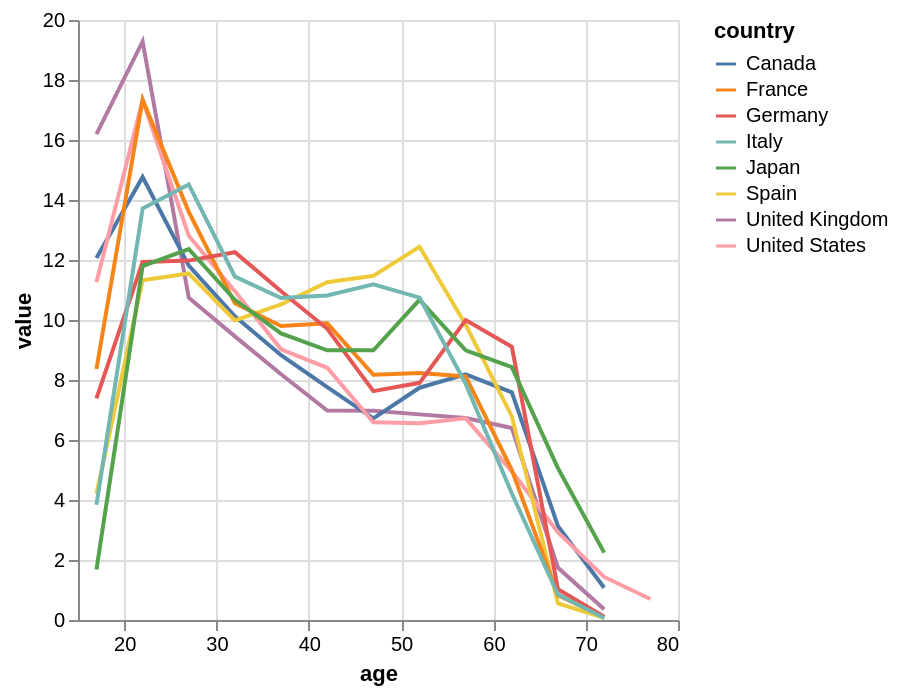

The Vega-Lite source for this figure:
### Vega-Lite specification from a JSON file in a GitHub repository (floating-point values rounded to 4 significant figures)
{"config": {"view": {"continuousWidth": 300, "continuousHeight": 300}}, "data": {"name": "data-4c8f3b306d6c8b8c0670cb474fe54081"}, "mark": {"type": "line"}, "encoding": {"color": {"field": "country", "type": "nominal"}, "x": {"field": "age", "type": "quantitative"}, "y": {"field": "value", "scale": {"zero": false}, "type": "quantitative"}}, "$schema": "https://vega.github.io/schema/vega-lite/v5.16.3.json", "datasets": {"data-4c8f3b306d6c8b8c0670cb474fe54081": [{"iso3": "GBR", "country": "United Kingdom", "series": "Unemployment", "value": 6.398, "age": 62.0}, {"iso3": "CAN", "country": "Canada", "series": "Unemployment", "value": 7.743, "age": 52.0}, {"iso3": "GBR", "country": "United Kingdom", "series": "Unemployment", "value": 8.191, "age": 37.0}, {"iso3": "USA", "country": "United States", "series": "Unemployment", "value": 6.722, "age": 57.0}, {"iso3": "ESP", "country": "Spain", "series": "Unemployment", "value": 6.788, "age": 62.0}, {"iso3": "USA", "country": "United States", "series": "Unemployment", "value": 1.435, "age": 72.0}, {"iso3": "FRA", "country": "France", "series": "Unemployment", "value": 17.34, "age": 22.0}, {"iso3": "DEU", "country": "Germany", "series": "Unemployment", "value": 11.98, "age": 27.0}, {"iso3": "ESP", "country": "Spain", "series": "Unemployment", "value": 10.52, "age": 37.0}, {"iso3": "JPN", "country": "Japan", "series": "Unemployment", "value": 10.67, "age": 32.0}, {"iso3": "USA", "country": "United States", "series": "Unemployment", "value": 2.919, "age": 67.0}, {"iso3": "ESP", "country": "Spain", "series": "Unemployment", "value": 11.47, "age": 47.0}, {"iso3": "USA", "country": "United States", "series": "Unemployment", "value": 11.26, "age": 17.0}, {"iso3": "DEU", "country": "Germany", "series": "Unemployment", "value": 12.26, "age": 32.0}, {"iso3": "DEU", "country": "Germany", "series": "Unemployment", "value": 11.94, "age": 22.0}, {"iso3": "ITA", "country": "Italy", "series": "Unemployment", "value": 0.064, "age": 72.0}, {"iso3": "FRA", "country": "France", "series": "Unemployment", "value": 10.56, "age": 32.0}, {"iso3": "DEU", "country": "Germany", "series": "Unemployment", "value": 7.384, "age": 17.0}, {"iso3": "CAN", "country": "Canada", "series": "Unemployment", "value": 12.07, "age": 17.0}, {"iso3": "CAN", "country": "Canada", "series": "Unemployment", "value": 3.128, "age": 67.0}, {"iso3": "ITA", "country": "Italy", "series": "Unemployment", "value": 10.74, "age": 52.0}, {"iso3": "GBR", "country": "United Kingdom", "series": "Unemployment", "value": 10.74, "age": 27.0}, {"iso3": "ITA", "country": "Italy", "series": "Unemployment", "value": 7.869, "age": 57.0}, {"iso3": "ITA", "country": "Italy", "series": "Unemployment", "value": 13.71, "age": 22.0}, {"iso3": "DEU", "country": "Germany", "series": "Unemployment", "value": 9.108, "age": 62.0}, {"iso3": "JPN", "country": "Japan", "series": "Unemployment", "value": 8.427, "age": 62.0}, {"iso3": "DEU", "country": "Germany", "series": "Unemployment", "value": 10.96, "age": 37.0}, {"iso3": "CAN", "country": "Canada", "series": "Unemployment", "value": 6.721, "age": 47.0}, {"iso3": "FRA", "country": "France", "series": "Unemployment", "value": 8.174, "age": 47.0}, {"iso3": "ITA", "country": "Italy", "series": "Unemployment", "value": 14.52, "age": 27.0}, {"iso3": "DEU", "country": "Germany", "series": "Unemployment", "value": 0.111, "age": 72.0}, {"iso3": "DEU", "country": "Germany", "series": "Unemployment", "value": 7.906, "age": 52.0}, {"iso3": "FRA", "country": "France", "series": "Unemployment", "value": 0.091, "age": 72.0}, {"iso3": "USA", "country": "United States", "series": "Unemployment", "value": 17.33, "age": 22.0}, {"iso3": "USA", "country": "United States", "series": "Unemployment", "value": 10.96, "age": 32.0}, {"iso3": "GBR", "country": "United Kingdom", "series": "Unemployment", "value": 6.974, "age": 47.0}, {"iso3": "ITA", "country": "Italy", "series": "Unemployment", "value": 3.843, "age": 17.0}, {"iso3": "GBR", "country": "United Kingdom", "series": "Unemployment", "value": 6.854, "age": 52.0}, {"iso3": "ESP", "country": "Spain", "series": "Unemployment", "value": 0.07, "age": 72.0}, {"iso3": "CAN", "country": "Canada", "series": "Unemployment", "value": 1.076, "age": 72.0}, {"iso3": "GBR", "country": "United Kingdom", "series": "Unemployment", "value": 6.731, "age": 57.0}, {"iso3": "ITA", "country": "Italy", "series": "Unemployment", "value": 10.73, "age": 37.0}, {"iso3": "FRA", "country": "France", "series": "Unemployment", "value": 13.61, "age": 27.0}, {"iso3": "CAN", "country": "Canada", "series": "Unemployment", "value": 7.761, "age": 42.0}, {"iso3": "ESP", "country": "Spain", "series": "Unemployment", "value": 4.203, "age": 17.0}, {"iso3": "ESP", "country": "Spain", "series": "Unemployment", "value": 0.551, "age": 67.0}, {"iso3": "ITA", "country": "Italy", "series": "Unemployment", "value": 0.85, "age": 67.0}, {"iso3": "USA", "country": "United States", "series": "Unemployment", "value": 9.024, "age": 37.0}, {"iso3": "USA", "country": "United States", "series": "Unemployment", "value": 4.954, "age": 62.0}, {"iso3": "ITA", "country": "Italy", "series": "Unemployment", "value": 11.44, "age": 32.0}, {"iso3": "USA", "country": "United States", "series": "Unemployment", "value": 6.589, "age": 47.0}, {"iso3": "ESP", "country": "Spain", "series": "Unemployment", "value": 11.55, "age": 27.0}, {"iso3": "ESP", "country": "Spain", "series": "Unemployment", "value": 9.842, "age": 57.0}, {"iso3": "USA", "country": "United States", "series": "Unemployment", "value": 6.555, "age": 52.0}, {"iso3": "FRA", "country": "France", "series": "Unemployment", "value": 9.888, "age": 42.0}, {"iso3": "JPN", "country": "Japan", "series": "Unemployment", "value": 10.67, "age": 52.0}, {"iso3": "ESP", "country": "Spain", "series": "Unemployment", "value": 11.26, "age": 42.0}, {"iso3": "DEU", "country": "Germany", "series": "Unemployment", "value": 9.998, "age": 57.0}, {"iso3": "JPN", "country": "Japan", "series": "Unemployment", "value": 11.8, "age": 22.0}, {"iso3": "FRA", "country": "France", "series": "Unemployment", "value": 0.827, "age": 67.0}, {"iso3": "ITA", "country": "Italy", "series": "Unemployment", "value": 11.19, "age": 47.0}, {"iso3": "JPN", "country": "Japan", "series": "Unemployment", "value": 8.989, "age": 47.0}, {"iso3": "DEU", "country": "Germany", "series": "Unemployment", "value": 9.707, "age": 42.0}, {"iso3": "GBR", "country": "United Kingdom", "series": "Unemployment", "value": 19.29, "age": 22.0}, {"iso3": "DEU", "country": "Germany", "series": "Unemployment", "value": 7.63, "age": 47.0}, {"iso3": "DEU", "country": "Germany", "series": "Unemployment", "value": 1.023, "age": 67.0}, {"iso3": "ITA", "country": "Italy", "series": "Unemployment", "value": 10.81, "age": 42.0}, {"iso3": "JPN", "country": "Japan", "series": "Unemployment", "value": 8.989, "age": 57.0}, {"iso3": "CAN", "country": "Canada", "series": "Unemployment", "value": 10.12, "age": 32.0}, {"iso3": "CAN", "country": "Canada", "series": "Unemployment", "value": 7.588, "age": 62.0}, {"iso3": "USA", "country": "United States", "series": "Unemployment", "value": 12.81, "age": 27.0}, {"iso3": "USA", "country": "United States", "series": "Unemployment", "value": 0.701, "age": 77.0}, {"iso3": "USA", "country": "United States", "series": "Unemployment", "value": 8.407, "age": 42.0}, {"iso3": "ESP", "country": "Spain", "series": "Unemployment", "value": 11.32, "age": 22.0}, {"iso3": "CAN", "country": "Canada", "series": "Unemployment", "value": 11.81, "age": 27.0}, {"iso3": "GBR", "country": "United Kingdom", "series": "Unemployment", "value": 6.985, "age": 42.0}, {"iso3": "JPN", "country": "Japan", "series": "Unemployment", "value": 1.685, "age": 17.0}, {"iso3": "GBR", "country": "United Kingdom", "series": "Unemployment", "value": 1.738, "age": 67.0}, {"iso3": "JPN", "country": "Japan", "series": "Unemployment", "value": 8.989, "age": 42.0}, {"iso3": "CAN", "country": "Canada", "series": "Unemployment", "value": 8.828, "age": 37.0}, {"iso3": "ESP", "country": "Spain", "series": "Unemployment", "value": 12.44, "age": 52.0}, {"iso3": "JPN", "country": "Japan", "series": "Unemployment", "value": 12.36, "age": 27.0}, {"iso3": "GBR", "country": "United Kingdom", "series": "Unemployment", "value": 16.2, "age": 17.0}, {"iso3": "JPN", "country": "Japan", "series": "Unemployment", "value": 5.056, "age": 67.0}, {"iso3": "CAN", "country": "Canada", "series": "Unemployment", "value": 8.19, "age": 57.0}, {"iso3": "FRA", "country": "France", "series": "Unemployment", "value": 8.118, "age": 57.0}, {"iso3": "GBR", "country": "United Kingdom", "series": "Unemployment", "value": 0.358, "age": 72.0}, {"iso3": "CAN", "country": "Canada", "series": "Unemployment", "value": 14.77, "age": 22.0}, {"iso3": "FRA", "country": "France", "series": "Unemployment", "value": 4.998, "age": 62.0}, {"iso3": "ESP", "country": "Spain", "series": "Unemployment", "value": 9.984, "age": 32.0}, {"iso3": "ITA", "country": "Italy", "series": "Unemployment", "value": 4.218, "age": 62.0}, {"iso3": "GBR", "country": "United Kingdom", "series": "Unemployment", "value": 9.455, "age": 32.0}, {"iso3": "JPN", "country": "Japan", "series": "Unemployment", "value": 9.551, "age": 37.0}, {"iso3": "FRA", "country": "France", "series": "Unemployment", "value": 9.798, "age": 37.0}, {"iso3": "FRA", "country": "France", "series": "Unemployment", "value": 8.237, "age": 52.0}, {"iso3": "FRA", "country": "France", "series": "Unemployment", "value": 8.367, "age": 17.0}, {"iso3": "JPN", "country": "Japan", "series": "Unemployment", "value": 2.247, "age": 72.0}]}}
